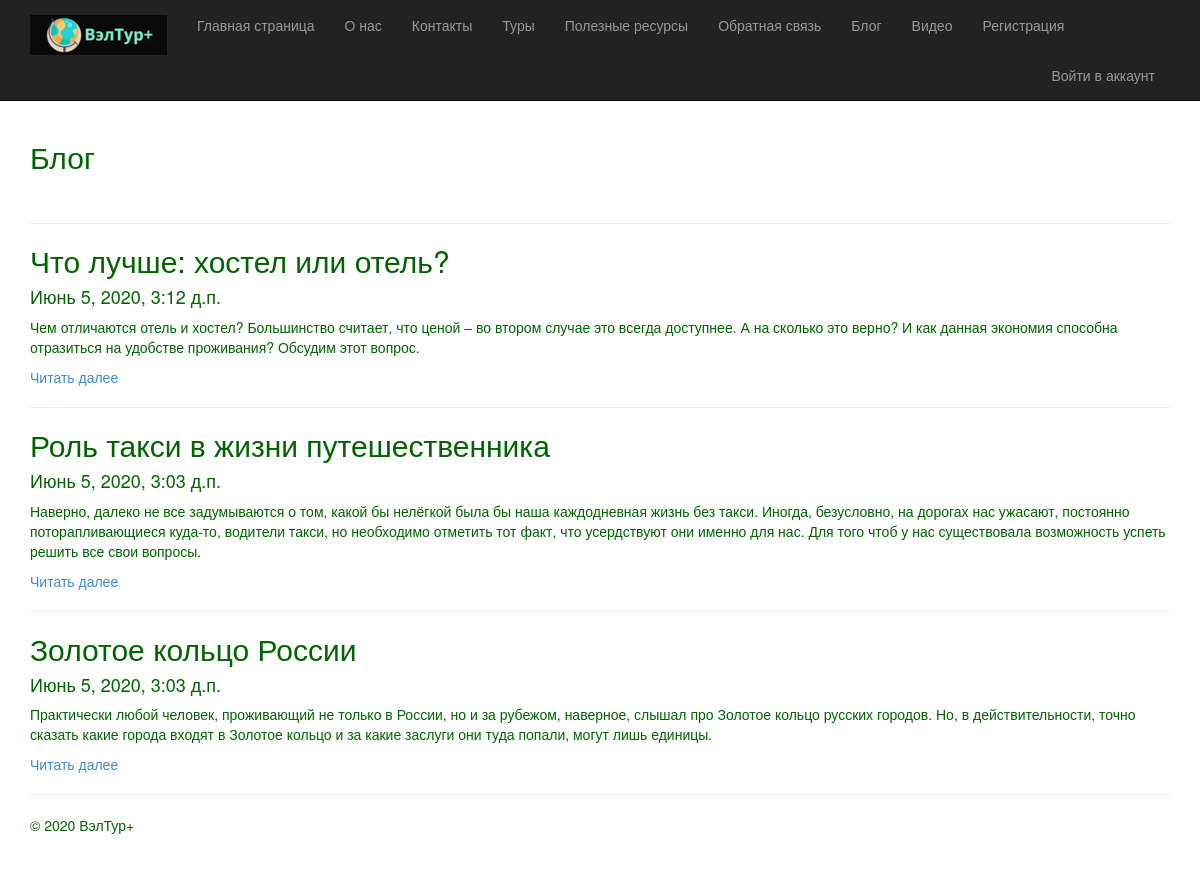
Page /blog on the committed database.
### app/models.py (models this page shows, shortened)
class Blog(models.Model):
    title = models.CharField(max_length = 100, unique_for_date = "posted", verbose_name = "Заголовок")
    author = models.ForeignKey(User, null=True, blank=True, on_delete = models.SET_NULL, verbose_name = "Автор")
    description = models.TextField(verbose_name = "Краткое содержание")
    content = models.TextField(verbose_name = "Полное содержание")
    posted = models.DateTimeField(default = datetime.now(), db_index = True, verbose_name = "Опубликована")
    image = models.FileField(default = 'temp.jpg', verbose_name = "Путь к картинке")
    class Meta:
        db_table = "Posts" # имя таблицы для модели
        ordering = ["-posted"] # порядок сортировки данных в модели ("-" означает по убыванию)
        verbose_name = "статья блога" # имя, под которым модель будет отображаться в административном разделе (для одной статьи блога)
        verbose_name_plural = "статьи блога" # тоже для всех статей блога

### app/views.py (the view)
# urls.py: url(r'^blog$', app.views.blog, name='blog'),
def blog(request):
    assert isinstance(request, HttpRequest)
    posts = Blog.objects.all() # запрос на выбор всех статей блога из модели
    return render(
        request,
        'app/blog.html',
        {
        'title':'Блог ',
        'posts': posts, # передача списка статей в шаблон веб-страницы
        'year':datetime.now().year,
        }
)

### app/templates/app/blog.html
﻿{% extends "app/layout.html" %}
{% block content %}
<h2>{{ title }}</h2> <br />
{% for post in posts %}
<hr/>
<div class="">
<h2> {{post.title}} </h2>
<h4> {{post.posted}} </h4>
<p> {{post.description}} </p>
<p><a href="{% url 'blogpost' parametr=post.id %}"> Читать далее </a> </p>
</div>
{% endfor %}
{% endblock %}

### app/static/app/content/site.css (style rules this page uses)
body { padding-top: 100px; padding-bottom: 40px; color: #006400; background-color: #FFFFFF; }

### rows in the picture
Blog: title "Что лучше: хостел или отель?", posted "Июнь 5, 2020, 3:12 д.п.", description "Чем отличаются отель и хостел? Большинство считает, что ценой – во втором случае это всегда доступнее. А на сколько это верно? И как данная экономия способна отразиться на удобстве проживания? Обсудим этот вопрос."
Blog: title "Роль такси в жизни путешественника", posted "Июнь 5, 2020, 3:03 д.п.", description "Наверно, далеко не все задумываются о том, какой бы нелёгкой была бы наша каждодневная жизнь без такси. Иногда, безусловно, на дорогах нас ужасают, постоянно поторапливающиеся куда-то, водители такси, но необходимо отметить тот факт, что усердствуют они именно для нас. Для того чтоб у нас существовала возможность успеть решить все свои вопросы."
Blog: title "Золотое кольцо России", posted "Июнь 5, 2020, 3:03 д.п.", description "Практически любой человек, проживающий не только в России, но и за рубежом, наверное, слышал про Золотое кольцо русских городов. Но, в действительности, точно сказать какие города входят в Золотое кольцо и за какие заслуги они туда попали, могут лишь единицы."

### other values in the picture
{{ title }} "Блог"
